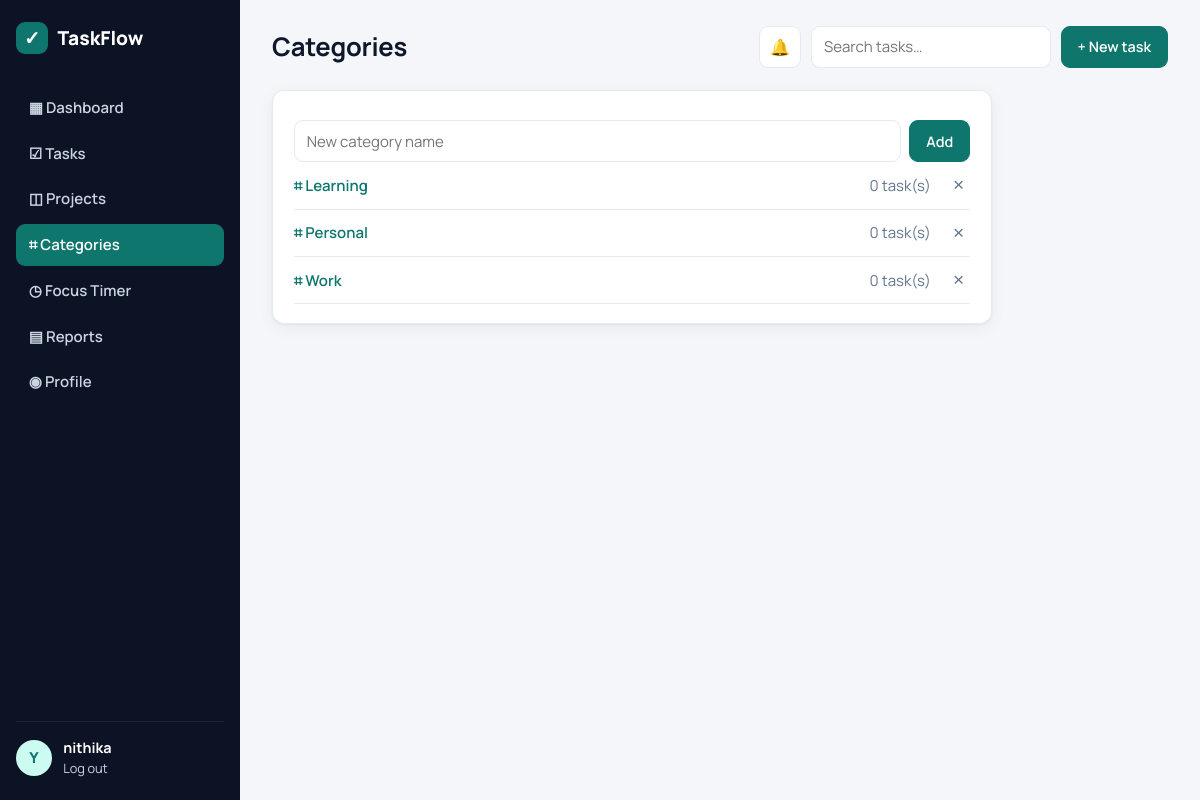
Screenshot of /categories/ (signed in) with the database file from the repository.
### tables this page shows
CREATE TABLE users (
  id INTEGER PRIMARY KEY AUTOINCREMENT,
  username TEXT UNIQUE NOT NULL,
  email TEXT UNIQUE NOT NULL,
  full_name TEXT DEFAULT '',
  password_hash TEXT NOT NULL,
  created_at TIMESTAMP DEFAULT CURRENT_TIMESTAMP
);

CREATE TABLE categories (
  id INTEGER PRIMARY KEY AUTOINCREMENT,
  user_id INTEGER NOT NULL REFERENCES users(id) ON DELETE CASCADE,
  name TEXT NOT NULL
);

### categories.py (the view, shortened to what this page needs)
@bp.route("/", methods=("GET", "POST"))
@login_required
def index():
    db = get_db()
    rows = db.execute("""SELECT c.*, COUNT(t.id) task_count FROM categories c LEFT JOIN tasks t ON t.category_id = c.id
                         WHERE c.user_id = ? GROUP BY c.id ORDER BY c.name""", (g.user["id"],)).fetchall()
    return render_template("categories.html", categories=rows)

### auth.py (called while the page is built)
def login_required(view):
    @functools.wraps(view)
    def wrapped(**kwargs):
        if g.user is None:
            flash("Please log in to continue.", "warning")
            return redirect(url_for("auth.login"))
        return view(**kwargs)
    return wrapped

@bp.before_app_request
def load_user():
    uid = session.get("user_id")
    g.user = get_db().execute("SELECT * FROM users WHERE id = ?", (uid,)).fetchone() if uid else None

### db.py (called while the page is built)
def get_db():
    if "db" not in g:
        g.db = sqlite3.connect(current_app.config["DATABASE"])
        g.db.row_factory = sqlite3.Row
        g.db.execute("PRAGMA foreign_keys = ON")
    return g.db

### templates/categories.html
{% extends "base.html" %}{% block title %}Categories{% endblock %}
{% block heading %}Categories{% endblock %}
{% block content %}
<div class="card narrow">
  <form method="post" class="inline-form"><input name="name" placeholder="New category name" required><button class="btn btn-primary">Add</button></form>
  {% for c in categories %}
  <div class="list-row">
    <a href="{{ url_for('tasks.list_tasks', category=c.id) }}">⌗ {{ c.name }}</a><span class="muted">{{ c.task_count }} task(s)</span>
    <form method="post" action="{{ url_for('categories.delete', cid=c.id) }}" onsubmit="return confirm('Delete category?')"><button class="link-x">×</button></form>
  </div>
  {% else %}<p class="muted">No categories.</p>{% endfor %}
</div>
{% endblock %}

### templates/base.html (shortened to what this page needs)
<!doctype html>
<html lang="en">
<head>
  <link rel="stylesheet" href="{{ url_for('static', filename='css/style.css') }}">
</head>
<body data-sounds="{{ url_for('static', filename='sounds/') }}">
{% if g.user %}
<div class="layout">
  <aside class="sidebar">
    <div class="brand"><span class="logo">✓</span> TaskFlow</div>
    {% set ep = request.endpoint or '' %}
    <nav>
      <a href="{{ url_for('dashboard.index') }}" class="{{ 'active' if ep.startswith('dashboard') }}">▦ Dashboard</a>
      <a href="{{ url_for('tasks.list_tasks') }}" class="{{ 'active' if ep.startswith('tasks') }}">☑ Tasks</a>
      <a href="{{ url_for('projects.list_projects') }}" class="{{ 'active' if ep.startswith('projects') }}">◫ Projects</a>
      <a href="{{ url_for('categories.index') }}" class="{{ 'active' if ep.startswith('categories') }}">⌗ Categories</a>
      <a href="{{ url_for('focus.index') }}" class="{{ 'active' if ep.startswith('focus') }}">◷ Focus Timer</a>
      <a href="{{ url_for('reports.index') }}" class="{{ 'active' if ep.startswith('reports') }}">▤ Reports</a>
      <a href="{{ url_for('profile.index') }}" class="{{ 'active' if ep.startswith('profile') }}">◉ Profile</a>
    </nav>
    <div class="sidebar-foot">
      <div class="avatar">{{ g.user['username'][0]|upper }}</div>
      <div><strong>{{ g.user['full_name'] or g.user['username'] }}</strong><a href="{{ url_for('auth.logout') }}">Log out</a></div>
    </div>
  </aside>
  <main class="content">
    <header class="topbar">
      <h1>{% block heading %}{% endblock %}</h1>
      <div class="topbar-actions">
        <button type="button" class="btn icon-btn" id="soundToggle" title="Sounds">🔊</button>
        <form action="{{ url_for('tasks.list_tasks') }}" class="search"><input name="q" placeholder="Search tasks…"></form>
        <a class="btn btn-primary" href="{{ url_for('tasks.edit') }}">+ New task</a>
      </div>
    </header>
    {% block content %}{% endblock %}
  </main>
</div>
{% else %}
<main class="auth-wrap">
  {% include "_flash.html" %}
  {% block auth %}{% endblock %}
</main>
{% endif %}
</body>
</html>

### static/css/style.css (style rules this page uses)
:root { --bg:#f4f6fa;--surface:#fff;--ink:#0f172a;--muted:#64748b;--line:#e5e9f0; --primary:#0f766e;--primary-ink:#fff;--primary-soft:#ccfbf1; --danger:#dc2626;--warn:#d97706;--ok:#16a34a;--info:#2563eb; --sidebar:#0b1324;--sidebar-ink:#cbd5e1; --radius:12px;--shadow:0 1px 2px rgba(15,23,42,.05),0 4px 16px rgba(15,23,42,.05); }
* { box-sizing:border-box }
body { margin:0;font-family:Manrope,system-ui,sans-serif;background:var(--bg);color:var(--ink);font-size:15px }
a { color:var(--primary);text-decoration:none }
h1,h2,h3 { margin:0 0 .6rem;letter-spacing:-.01em }
.muted { color:var(--muted) }
.layout { display:flex;min-height:100vh }
.sidebar { width:240px;background:var(--sidebar);color:var(--sidebar-ink);display:flex;flex-direction:column;padding:1.4rem 1rem;position:sticky;top:0;height:100vh }
.brand { display:flex;align-items:center;gap:.6rem;font-weight:800;font-size:1.2rem;color:#fff;margin-bottom:2rem }
.logo { display:grid;place-items:center;width:32px;height:32px;border-radius:9px;background:var(--primary);color:#fff }
.sidebar nav { display:flex;flex-direction:column;gap:.25rem;flex:1 }
.sidebar nav a { color:var(--sidebar-ink);padding:.65rem .8rem;border-radius:9px;font-weight:600 }
.sidebar nav a.active { background:var(--primary);color:#fff }
.sidebar-foot { display:flex;gap:.7rem;align-items:center;border-top:1px solid rgba(255,255,255,.08);padding-top:1rem }
.sidebar-foot strong { display:block;color:#fff;font-size:.9rem }
.sidebar-foot a { color:var(--sidebar-ink);font-size:.8rem }
.avatar { width:36px;height:36px;border-radius:50%;background:var(--primary-soft);color:var(--primary);display:grid;place-items:center;font-weight:800;flex-shrink:0 }
.content { flex:1;padding:1.6rem 2rem;max-width:1200px;min-width:0 }
.topbar { display:flex;justify-content:space-between;align-items:center;margin-bottom:1.4rem;gap:1rem;flex-wrap:wrap }
.topbar h1 { font-size:1.6rem;margin:0 }
.topbar-actions { display:flex;gap:.6rem }
.search input { width:240px }
.card { background:var(--surface);border:1px solid var(--line);border-radius:var(--radius);padding:1.2rem 1.3rem;box-shadow:var(--shadow);margin-bottom:1rem }
.btn { display:inline-flex;align-items:center;gap:.3rem;padding:.55rem 1rem;border-radius:9px;border:1px solid var(--line);background:var(--surface);color:var(--ink);font:inherit;font-weight:600;cursor:pointer;font-size:.9rem }
.btn-primary { background:var(--primary);border-color:var(--primary);color:var(--primary-ink) }
input,select,textarea { font:inherit;padding:.6rem .75rem;border:1px solid var(--line);border-radius:9px;background:#fff;color:var(--ink);width:100% }
.narrow { max-width:720px }
.link-x { background:none;border:0;color:var(--muted);font-size:1.2rem;cursor:pointer }
.inline-form { display:flex;gap:.5rem;margin-top:.6rem }
.inline-form input { flex:1 }
.list-row { display:flex;align-items:center;gap:1rem;padding:.7rem 0;border-bottom:1px solid var(--line) }
.list-row a { flex:1;font-weight:600 }
.icon-btn { padding:.5rem .65rem;font-size:1rem }

### rows the page displays
users: username "Y", full_name "nithika"
categories: name "Learning", task_count "0"
categories: name "Personal", task_count "0"
categories: name "Work", task_count "0"
